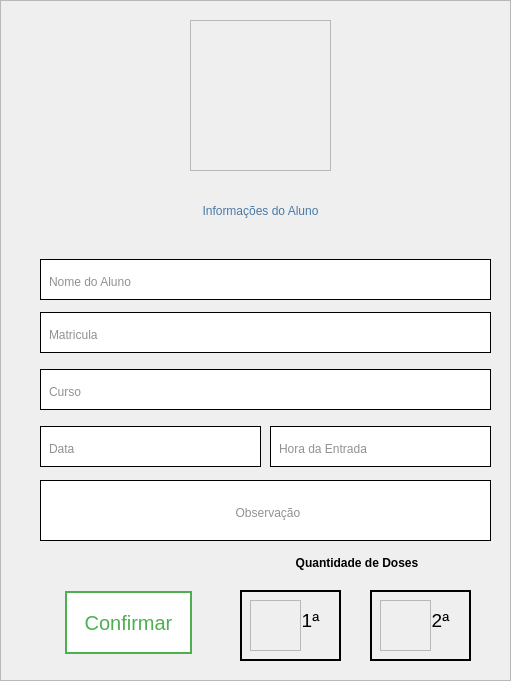
         <widget class="QFrame" name="campus_restricao">
          <property name="geometry">
           <rect>
            <x>0</x>
            <y>10</y>
            <width>511</width>
            <height>681</height>
           </rect>
          </property>
          <property name="styleSheet">
           <string notr="true"/>
          </property>
          <property name="frameShape">
           <enum>QFrame::StyledPanel</enum>
          </property>
          <property name="frameShadow">
           <enum>QFrame::Raised</enum>
          </property>
          <widget class="QLabel" name="curso_r">
           <property name="geometry">
            <rect>
             <x>40</x>
             <y>369</y>
             <width>451</width>
             <height>41</height>
            </rect>
           </property>
           <property name="styleSheet">
            <string notr="true">background-color: rgb(255, 255, 255);
color: rgb(145, 145, 145);
font: 75 12pt &quot;Arial&quot;;
padding-top:5px;
padding-left: 5px;
border-color: rgb(0, 0, 0);
border: 1px solid;</string>
           </property>
           <property name="text">
            <string>Curso</string>
           </property>
          </widget>
          <widget class="QLabel" name="hora_ini_r">
           <property name="geometry">
            <rect>
             <x>270</x>
             <y>426</y>
             <width>221</width>
             <height>41</height>
            </rect>
           </property>
           <property name="styleSheet">
            <string notr="true">background-color: rgb(255, 255, 255);
color: rgb(145, 145, 145);
font: 75 12pt &quot;Arial&quot;;
padding-top:5px;
padding-left: 5px;
border-color: rgb(0, 0, 0);
border: 1px solid;</string>
           </property>
           <property name="text">
            <string>Hora da Entrada</string>
           </property>
          </widget>
          <widget class="QFrame" name="frame_14">
           <property name="geometry">
            <rect>
             <x>190</x>
             <y>20</y>
             <width>141</width>
             <height>151</height>
            </rect>
           </property>
           <property name="styleSheet">
            <string notr="true">image: url(:/newPrefix/logo-normal.jpg);
background-repeat: no-repeat;
background-position:center;</string>
           </property>
           <property name="frameShape">
            <enum>QFrame::StyledPanel</enum>
           </property>
           <property name="frameShadow">
            <enum>QFrame::Raised</enum>
           </property>
          </widget>
          <widget class="QLabel" name="matricula_r">
           <property name="geometry">
            <rect>
             <x>40</x>
             <y>312</y>
             <width>451</width>
             <height>41</height>
            </rect>
           </property>
           <property name="styleSheet">
            <string notr="true">background-color: rgb(255, 255, 255);
color: rgb(145, 145, 145);
font: 75 12pt &quot;Arial&quot;;
padding-top:5px;
padding-left: 5px;
border-color: rgb(0, 0, 0);
border: 1px solid;</string>
           </property>
           <property name="text">
            <string>Matricula</string>
           </property>
          </widget>
          <widget class="QLabel" name="label_r">
           <property name="geometry">
            <rect>
             <x>70</x>
             <y>180</y>
             <width>381</width>
             <height>61</height>
            </rect>
           </property>
           <property name="styleSheet">
            <string notr="true">font: 75 16pt &quot;Arial&quot;;
color: rgb(73, 122, 166);</string>
           </property>
           <property name="text">
            <string>Informações do Aluno</string>
           </property>
           <property name="alignment">
            <set>Qt::AlignCenter</set>
           </property>
          </widget>
          <widget class="QLabel" name="nome_aluno_r">
           <property name="geometry">
            <rect>
             <x>40</x>
             <y>259</y>
             <width>451</width>
             <height>41</height>
            </rect>
           </property>
           <property name="styleSheet">
            <string notr="true">background-color: rgb(255, 255, 255);
color: rgb(145, 145, 145);
font: 75 12pt &quot;Arial&quot;;
padding-top:5px;
padding-left: 5px;
border-color: rgb(0, 0, 0);
border: 1px solid;</string>
           </property>
           <property name="text">
            <string>Nome do Aluno</string>
           </property>
          </widget>
          <widget class="QLabel" name="data_r">
           <property name="geometry">
            <rect>
             <x>40</x>
             <y>426</y>
             <width>221</width>
             <height>41</height>
            </rect>
           </property>
           <property name="styleSheet">
            <string notr="true">background-color: rgb(255, 255, 255);
color: rgb(145, 145, 145);
font: 75 12pt &quot;Arial&quot;;
padding-top:5px;
padding-left: 5px;
border-color: rgb(0, 0, 0);
border: 1px solid;</string>
           </property>
           <property name="text">
            <string>Data</string>
           </property>
          </widget>
          <widget class="QLabel" name="label_6">
           <property name="geometry">
            <rect>
             <x>247</x>
             <y>543</y>
             <width>220</width>
             <height>40</height>
            </rect>
           </property>
           <property name="text">
            <string>&lt;html&gt;&lt;head/&gt;&lt;body&gt;&lt;p&gt;&lt;span style=&quot; font-size:9pt; font-weight:600;&quot;&gt;Quantidade de Doses&lt;/span&gt;&lt;/p&gt;&lt;/body&gt;&lt;/html&gt;</string>
           </property>
           <property name="alignment">
            <set>Qt::AlignCenter</set>
           </property>
          </widget>
          <widget class="QLabel" name="observacao_r">
           <property name="geometry">
            <rect>
             <x>40</x>
             <y>480</y>
             <width>451</width>
             <height>61</height>
            </rect>
           </property>
           <property name="styleSheet">
            <string notr="true">background-color: rgb(255, 255, 255);
color: rgb(145, 145, 145);
font: 75 12pt &quot;Arial&quot;;
padding-top:5px;
padding-left: 5px;
border-color: rgb(0, 0, 0);
border: 1px solid;</string>
           </property>
           <property name="text">
            <string>Observação</string>
           </property>
           <property name="alignment">
            <set>Qt::AlignCenter</set>
           </property>
          </widget>
          <widget class="QFrame" name="s_dose">
           <property name="geometry">
            <rect>
             <x>370</x>
             <y>590</y>
             <width>101</width>
             <height>71</height>
            </rect>
           </property>
           <property name="styleSheet">
            <string notr="true">QFrame#s_dose{
border: 2px solid black;
}

</string>
           </property>
           <property name="frameShape">
            <enum>QFrame::StyledPanel</enum>
           </property>
           <property name="frameShadow">
            <enum>QFrame::Raised</enum>
           </property>
           <widget class="QFrame" name="fig_vac_r_2">
            <property name="geometry">
             <rect>
              <x>10</x>
              <y>10</y>
              <width>51</width>
              <height>51</height>
             </rect>
            </property>
            <property name="styleSheet">
             <string notr="true">image: url(:/newPrefix/2646111.png);

</string>
            </property>
            <property name="frameShape">
             <enum>QFrame::StyledPanel</enum>
            </property>
            <property name="frameShadow">
             <enum>QFrame::Raised</enum>
            </property>
           </widget>
           <widget class="QLabel" name="s_dose_n_r">
            <property name="geometry">
             <rect>
              <x>50</x>
              <y>10</y>
              <width>41</width>
              <height>41</height>
             </rect>
            </property>
            <property name="styleSheet">
             <string notr="true"/>
            </property>
            <property name="text">
             <string>&lt;html&gt;&lt;head/&gt;&lt;body&gt;&lt;p&gt;&lt;span style=&quot; font-size:14pt;&quot;&gt;2ª&lt;/span&gt;&lt;/p&gt;&lt;/body&gt;&lt;/html&gt;</string>
            </property>
            <property name="alignment">
             <set>Qt::AlignCenter</set>
            </property>
           </widget>
          </widget>
          <widget class="QFrame" name="p_dose">
           <property name="geometry">
            <rect>
             <x>240</x>
             <y>590</y>
             <width>101</width>
             <height>71</height>
            </rect>
           </property>
           <property name="styleSheet">
            <string notr="true">QFrame#p_dose{
border: 2px solid black;
}

</string>
           </property>
           <property name="frameShape">
            <enum>QFrame::StyledPanel</enum>
           </property>
           <property name="frameShadow">
            <enum>QFrame::Raised</enum>
           </property>
           <widget class="QFrame" name="fig_vac_r">
            <property name="geometry">
             <rect>
              <x>10</x>
              <y>10</y>
              <width>51</width>
              <height>51</height>
             </rect>
            </property>
            <property name="styleSheet">
             <string notr="true">image: url(:/newPrefix/2646111.png);

</string>
            </property>
            <property name="frameShape">
             <enum>QFrame::StyledPanel</enum>
            </property>
            <property name="frameShadow">
             <enum>QFrame::Raised</enum>
            </property>
           </widget>
           <widget class="QLabel" name="p_dose_n_r">
            <property name="geometry">
             <rect>
              <x>50</x>
              <y>10</y>
              <width>41</width>
              <height>41</height>
             </rect>
            </property>
            <property name="styleSheet">
             <string notr="true"/>
            </property>
            <property name="text">
             <string>&lt;html&gt;&lt;head/&gt;&lt;body&gt;&lt;p&gt;&lt;span style=&quot; font-size:14pt;&quot;&gt;1ª&lt;/span&gt;&lt;/p&gt;&lt;/body&gt;&lt;/html&gt;</string>
            </property>
            <property name="alignment">
             <set>Qt::AlignCenter</set>
            </property>
           </widget>
          </widget>
          <widget class="QPushButton" name="confirmar">
           <property name="geometry">
            <rect>
             <x>63</x>
             <y>587</y>
             <width>131</width>
             <height>71</height>
            </rect>
           </property>
           <property name="styleSheet">
            <string notr="true">.QPushButton#confirmar {
    color: white;
    text-align: center;
    text-decoration: none;
    display: inline-block;
    font-size: 20px;
    margin: 4px 2px;
    cursor: pointer;
    background-color: white; 
    color: #4CAF50; 
    border: 2px solid #4CAF50;
}

.QPushButton#confirmar:hover:pressed {
    background-color: #4CAF50;
    color: white;
	border-top-color: rgb(255, 255, 255);
	border-right-color: rgb(0,0,0);
	border-bottom-color: rgb(0,0,0);
	border-left-color: rgb(255, 255, 255);
}
</string>
           </property>
           <property name="text">
            <string>Confirmar</string>
           </property>
          </widget>
         </widget>
